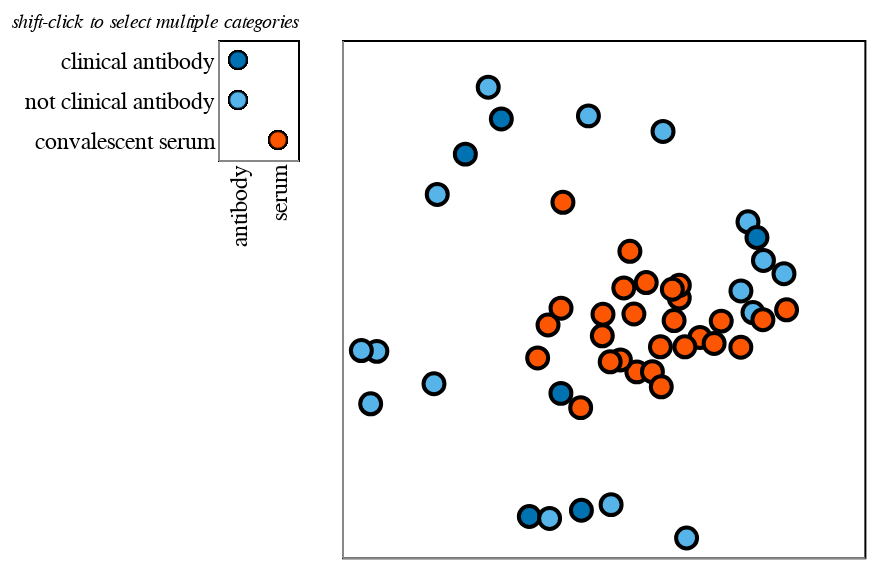

Notebook source saved alongside this figure:
### Markdown cell above
## Make interactive plots
First make MDS dot plot:

### Code cell
# build drop down menu to select metric and random seed
metric_select_binding = alt.binding_select(options=mds_coords['metric'].unique())
metric_selection = alt.selection_single(name='escape',
                                        fields=['metric'],
                                        bind=metric_select_binding,
                                        init={'metric': 'sum of mutations at site'})
seed_select_binding = alt.binding_select(options=mds_coords['seed'].unique())
seed_selection = alt.selection_single(name='random',
                                      fields=['seed'],
                                      bind=seed_select_binding,
                                      init={'seed': 1},
                                      )

highlight_antibody = (
    alt.selection(type='single',
                  on='mouseover',
                  fields=['condition'],
                  nearest=False)
    )

condition_subtypes = (mds_coords
                      .sort_values(['condition_type', 'condition_subtype'])
                      ['condition_subtype']
                      .unique()
                      .tolist()
                      )
# define colors from here: https://vega.github.io/vega/docs/schemes/
condition_subtype_colors = {'clinical antibody': '#0072B2',
                            'not clinical antibody': '#56B4E9',
                            'convalescent serum': '#FD5602',
                            'Moderna serum': '#FFAF42',
                            }
if not set(condition_subtypes).issubset(condition_subtype_colors):
    raise ValueError('missing colors for some condition subtypes')
select_condition_type = alt.selection_multi(fields=['condition_type', 'condition_subtype'])
condition_type_color=alt.condition(select_condition_type,
                                   alt.Color('condition_subtype:N',
                                             legend=None,
                                             scale=alt.Scale(domain=condition_subtypes,
                                                             range=[condition_subtype_colors[c] for c in condition_subtypes]),
                                                             ),
                                   alt.value('white'),
                                   )

# size, but scaled so a unit on x and y mean the same; note
# padding added here so sizes correct
size = 180
pad = 0.04
x_extent = mds_coords['x'].max() - mds_coords['x'].min()
y_extent = mds_coords['y'].max() - mds_coords['y'].min()
y_min = mds_coords['y'].min() - pad * y_extent
y_max = mds_coords['y'].max() + pad * y_extent
x_min = mds_coords['x'].min() - pad * x_extent
x_max = mds_coords['x'].max() + pad * x_extent
circle_size = 110

mds_plot = (
    alt.Chart(mds_coords)
    .encode(x=alt.X('x:Q',
                    scale=alt.Scale(padding=0,
                                    nice=False,
                                    domain=(x_min, x_max),
                                    ),
                    axis=alt.Axis(labels=False),
                    ),
            y=alt.Y('y:Q',
                    scale=alt.Scale(padding=0,
                                    nice=False,
                                    domain=(y_min, y_max),
                                    ),
                    axis=alt.Axis(labels=False),
                    ),
            opacity=alt.condition(~highlight_antibody, alt.value(0.75), alt.value(1)),
            stroke=alt.condition(~highlight_antibody, alt.value(None), alt.value('black')),
            color=condition_type_color,
            tooltip=['condition'])
    .mark_circle(size=circle_size)
    .properties(width=size * x_extent,
                height=size * y_extent)
    .add_selection(seed_selection,
                   metric_selection,
                   highlight_antibody,
                   select_condition_type,
                   )
    .transform_filter(metric_selection)
    .transform_filter(seed_selection)
    .transform_filter(select_condition_type)
    )

legend_condition_type = (
    alt.Chart(mds_coords)
    .mark_circle(size=0.7 * circle_size,
                 stroke='black',
                 strokeWidth=1)
    .encode(x=alt.X('condition_type:N'),
            y=alt.Y('condition_subtype:N',
                    sort=condition_subtypes,
                    ),
            color=condition_type_color,
            )
    .add_selection(select_condition_type)
    .properties(title='shift-click to select multiple categories')
    )

mds_plot_w_legend = (
    (legend_condition_type | mds_plot)
    .configure_axis(grid=False,
                    ticks=False,
                    title=None,
                    labelFontSize=12,
                    )
    .configure_view(stroke='black')
    .configure_title(fontSize=10,
                     fontWeight='normal',
                     fontStyle='italic',
                     anchor='end')
    )

mds_plot_w_legend

### Figure 1 — Vega-Lite specification as saved in the notebook (floating-point values rounded to 4 significant figures; data arrays with more than 128 entries replaced by an {"elided": "..."} marker saying what was removed)
{"config": {"view": {"continuousWidth": 400, "continuousHeight": 300, "stroke": "black"}, "axis": {"grid": false, "labelFontSize": 12, "ticks": false, "title": null}, "title": {"anchor": "end", "fontSize": 10, "fontStyle": "italic", "fontWeight": "normal"}}, "hconcat": [{"mark": {"type": "circle", "size": 77.0, "stroke": "black", "strokeWidth": 1}, "encoding": {"color": {"condition": {"type": "nominal", "field": "condition_subtype", "legend": null, "scale": {"domain": ["clinical antibody", "not clinical antibody", "convalescent serum"], "range": ["#0072B2", "#56B4E9", "#FD5602"]}, "selection": "selector028"}, "value": "white"}, "x": {"type": "nominal", "field": "condition_type"}, "y": {"type": "nominal", "field": "condition_subtype", "sort": ["clinical antibody", "not clinical antibody", "convalescent serum"]}}, "selection": {"selector028": {"type": "multi", "fields": ["condition_type", "condition_subtype"]}}, "title": "shift-click to select multiple categories"}, {"mark": {"type": "circle", "size": 110}, "encoding": {"color": {"condition": {"type": "nominal", "field": "condition_subtype", "legend": null, "scale": {"domain": ["clinical antibody", "not clinical antibody", "convalescent serum"], "range": ["#0072B2", "#56B4E9", "#FD5602"]}, "selection": "selector028"}, "value": "white"}, "opacity": {"condition": {"value": 0.75, "selection": {"not": "selector027"}}, "value": 1}, "stroke": {"condition": {"value": null, "selection": {"not": "selector027"}}, "value": "black"}, "tooltip": [{"type": "nominal", "field": "condition"}], "x": {"type": "quantitative", "axis": {"labels": false}, "field": "x", "scale": {"domain": [-0.05804, 1.509], "nice": false, "padding": 0}}, "y": {"type": "quantitative", "axis": {"labels": false}, "field": "y", "scale": {"domain": [-0.05746, 1.494], "nice": false, "padding": 0}}}, "height": 258.6, "selection": {"random": {"type": "single", "fields": ["seed"], "bind": {"input": "select", "options": [1.0, 2.0, 3.0]}, "init": {"seed": 1}}, "escape": {"type": "single", "fields": ["metric"], "bind": {"input": "select", "options": ["max of any mutation at site", "mean of mutations at site", "sum of mutations at site"]}, "init": {"metric": "sum of mutations at site"}}, "selector027": {"type": "single", "on": "mouseover", "fields": ["condition"], "nearest": false}, "selector028": {"type": "multi", "fields": ["condition_type", "condition_subtype"]}}, "transform": [{"filter": {"selection": "escape"}}, {"filter": {"selection": "random"}}, {"filter": {"selection": "selector028"}}], "width": 261.2}], "data": {"name": "data-50af60a8ddf5c18087059ab2217a5a2c"}, "$schema": "https://vega.github.io/schema/vega-lite/v4.8.1.json", "datasets": {"data-50af60a8ddf5c18087059ab2217a5a2c": {"elided": "450 records"}}}
